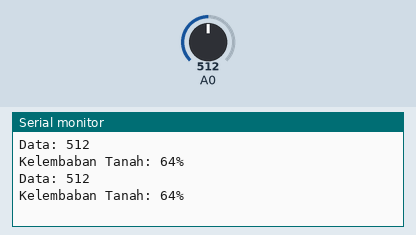
A sketch run on a simulated ESP8266 (NodeMCU). Shown: the last lines printed to the serial monitor. Inputs (shaded band) come from the test bench; at power-on: A0 = 512.

Above: at 1.2 s.
1.3 s: A0 set to 310
At 2.6 s:
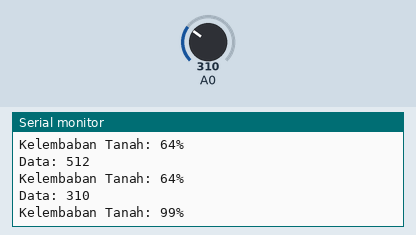
2.8 s: A0 set to 306
At 3.7 s:
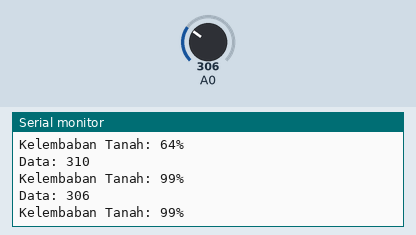
Timing chart, 0 to 5.8 s (numbered marks = the images above; inputs shaded):
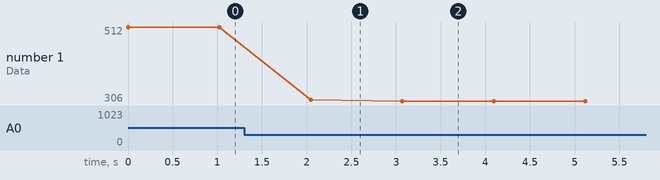

Measured:
- after the input at 1.3 s, the serial monitor: prints a new line after 0.75 s (image 1)
- after the input at 2.8 s, the serial monitor: prints a new line after 0.27 s (image 2)
- plotted number 1: 512 → 310 after the input at 1.3 s, 310 → 306 after the input at 2.8 s

The sketch:

sensor_soil_mousture_presentase.ino
```cpp
// Pin analog di A0, ini untuk power
#define PIN_YL69 D6

unsigned int getAnalog(){
  const int sampling = 100;
  unsigned int analog = 0;
  for (int i = 0; i < sampling; i++){
      digitalWrite(PIN_YL69, HIGH);
      int nilaiSensor = analogRead(A0);
      digitalWrite(PIN_YL69, LOW);
      analog += nilaiSensor;
  }
  analog = analog / sampling;
  return analog;
}

uint8_t getSoil(){
  // Batas atas
  const int val_max = 870;
  // Batas bawah
  const int val_min = 320;
  const int sampling = 100;

  unsigned long analog = 0;
  for (int i = 0; i < sampling; i++){
      digitalWrite(PIN_YL69, HIGH);
      int nilaiSensor = analogRead(A0);
      digitalWrite(PIN_YL69, LOW);
      analog += nilaiSensor;
  }
  analog = analog / sampling;
  if(analog > val_max){
      analog = val_max;
  }
  else if(analog < val_min){
      analog = val_min;
  }
  uint8_t persen = map(analog,val_max,val_min,0,100);
  return persen;
}

void setup(){
  Serial.begin(115200);
  pinMode(PIN_YL69, OUTPUT);
  digitalWrite(PIN_YL69, LOW);
}

void loop(){
  Serial.print("Data: ");
  Serial.print(getAnalog());
  Serial.println(" ");
  Serial.print("Kelembaban Tanah: ");
  Serial.print(getSoil());
  Serial.println('%');
  delay(1000);
}
```
